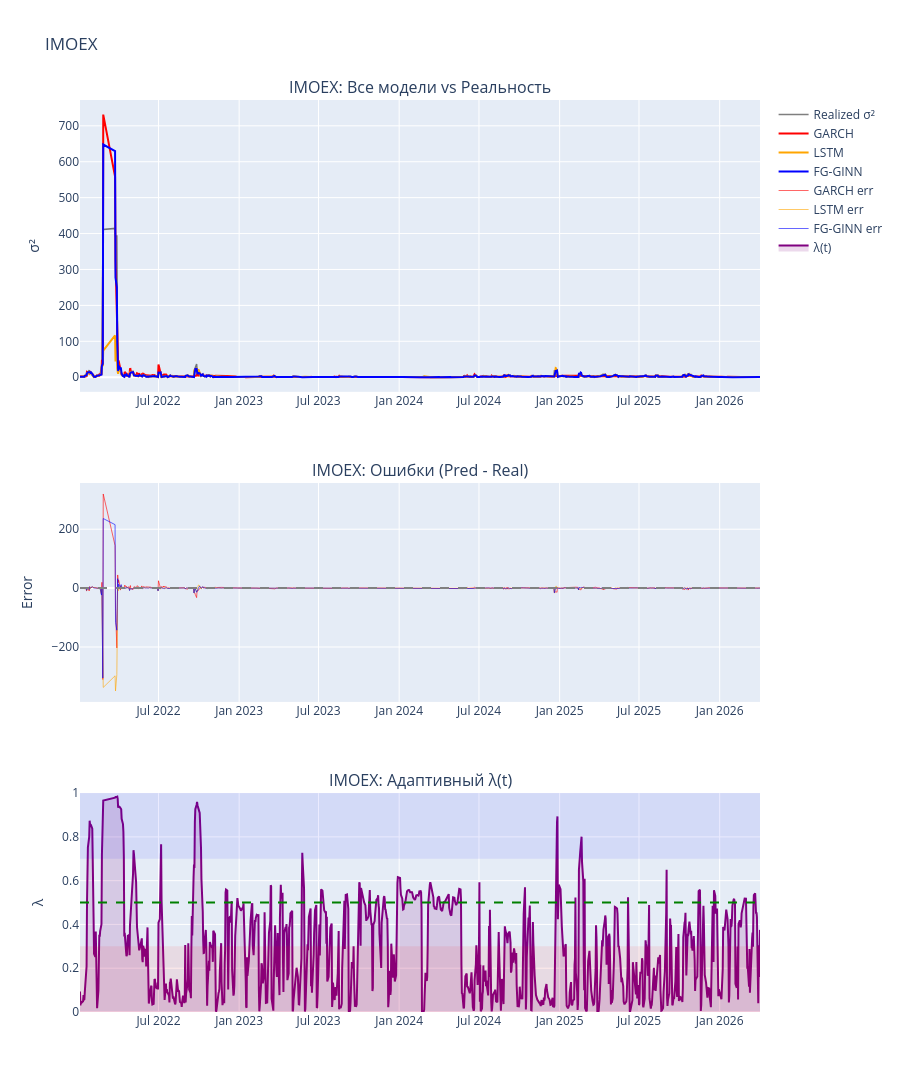

Notebook code for this chart:
### Markdown cell above
## 4. IMOEX

### Code cell
d_imoex, lstm_imoex, ginn_imoex, lstm_p_imoex, ginn_p_imoex, ginn_l_imoex, m_imoex = run_pipeline(returns_imoex, dates_imoex, 'IMOEX')

### Figure 1 — Plotly figure (JSON) as saved in the notebook; plotly's stock layout.template omitted (floating-point values rounded to 4 significant figures; data arrays with more than 128 entries replaced by an {"elided": "..."} marker saying what was removed)
{"data": [{"line": {"color": "black", "width": 1.5}, "name": "Realized σ²", "opacity": 0.5, "type": "scatter", "x": {"elided": "1062 str values"}, "xaxis": "x", "y": {"elided": "1062 float values"}, "yaxis": "y"}, {"line": {"color": "red"}, "name": "GARCH", "type": "scatter", "x": {"elided": "1062 str values"}, "xaxis": "x", "y": {"elided": "1062 float values"}, "yaxis": "y"}, {"line": {"color": "orange"}, "name": "LSTM", "type": "scatter", "x": {"elided": "1062 str values"}, "xaxis": "x", "y": {"elided": "1062 float values"}, "yaxis": "y"}, {"line": {"color": "blue", "width": 2}, "name": "FG-GINN", "type": "scatter", "x": {"elided": "1062 str values"}, "xaxis": "x", "y": {"elided": "1062 float values"}, "yaxis": "y"}, {"line": {"color": "red", "width": 1}, "name": "GARCH err", "opacity": 0.6, "type": "scatter", "x": {"elided": "1062 str values"}, "xaxis": "x2", "y": {"elided": "1062 float values"}, "yaxis": "y2"}, {"line": {"color": "orange", "width": 1}, "name": "LSTM err", "opacity": 0.6, "type": "scatter", "x": {"elided": "1062 str values"}, "xaxis": "x2", "y": {"elided": "1062 float values"}, "yaxis": "y2"}, {"line": {"color": "blue", "width": 1}, "name": "FG-GINN err", "opacity": 0.6, "type": "scatter", "x": {"elided": "1062 str values"}, "xaxis": "x2", "y": {"elided": "1062 float values"}, "yaxis": "y2"}, {"fill": "tozeroy", "fillcolor": "rgba(128,0,128,0.15)", "line": {"color": "purple"}, "name": "λ(t)", "type": "scatter", "x": {"elided": "1062 str values"}, "xaxis": "x3", "y": {"elided": "1062 float values"}, "yaxis": "y3"}], "layout": {"annotations": [{"font": {"size": 16}, "showarrow": false, "text": "IMOEX: Все модели vs Реальность", "x": 0.5, "xanchor": "center", "xref": "paper", "y": 1, "yanchor": "bottom", "yref": "paper"}, {"font": {"size": 16}, "showarrow": false, "text": "IMOEX: Ошибки (Pred - Real)", "x": 0.5, "xanchor": "center", "xref": "paper", "y": 0.58, "yanchor": "bottom", "yref": "paper"}, {"font": {"size": 16}, "showarrow": false, "text": "IMOEX: Адаптивный λ(t)", "x": 0.5, "xanchor": "center", "xref": "paper", "y": 0.24, "yanchor": "bottom", "yref": "paper"}], "height": 1100, "hovermode": "x unified", "shapes": [{"line": {"color": "gray", "dash": "dash"}, "type": "line", "x0": 0, "x1": 1, "xref": "x2 domain", "y0": 0, "y1": 0, "yref": "y2"}, {"line": {"color": "green", "dash": "dash"}, "type": "line", "x0": 0, "x1": 1, "xref": "x3 domain", "y0": 0.5, "y1": 0.5, "yref": "y3"}, {"fillcolor": "red", "line": {"width": 0}, "opacity": 0.08, "type": "rect", "x0": 0, "x1": 1, "xref": "x3 domain", "y0": 0, "y1": 0.3, "yref": "y3"}, {"fillcolor": "blue", "line": {"width": 0}, "opacity": 0.08, "type": "rect", "x0": 0, "x1": 1, "xref": "x3 domain", "y0": 0.7, "y1": 1, "yref": "y3"}], "title": {"text": "IMOEX"}, "xaxis": {"anchor": "y", "domain": [0, 1]}, "xaxis2": {"anchor": "y2", "domain": [0, 1]}, "xaxis3": {"anchor": "y3", "domain": [0, 1]}, "yaxis": {"anchor": "x", "domain": [0.68, 1], "title": {"text": "σ²"}}, "yaxis2": {"anchor": "x2", "domain": [0.34, 0.58], "title": {"text": "Error"}}, "yaxis3": {"anchor": "x3", "domain": [0, 0.24], "range": [0, 1], "title": {"text": "λ"}}}}
